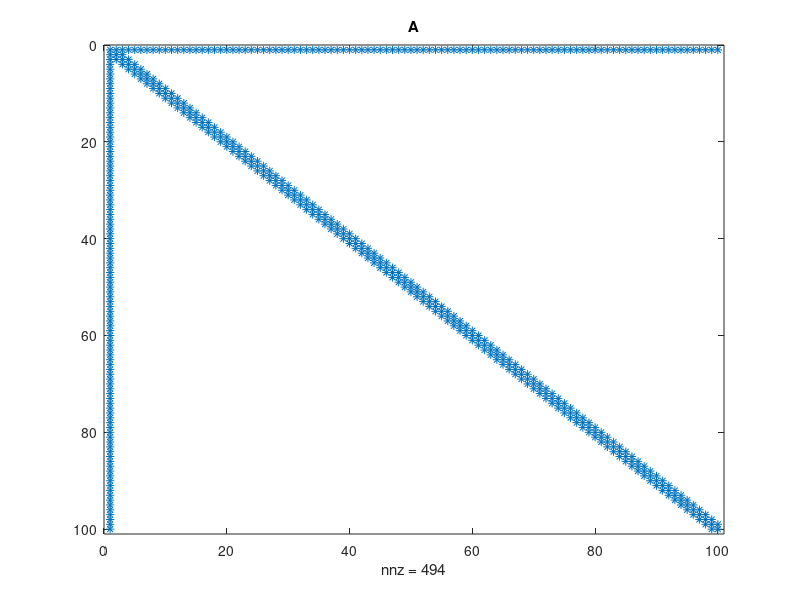
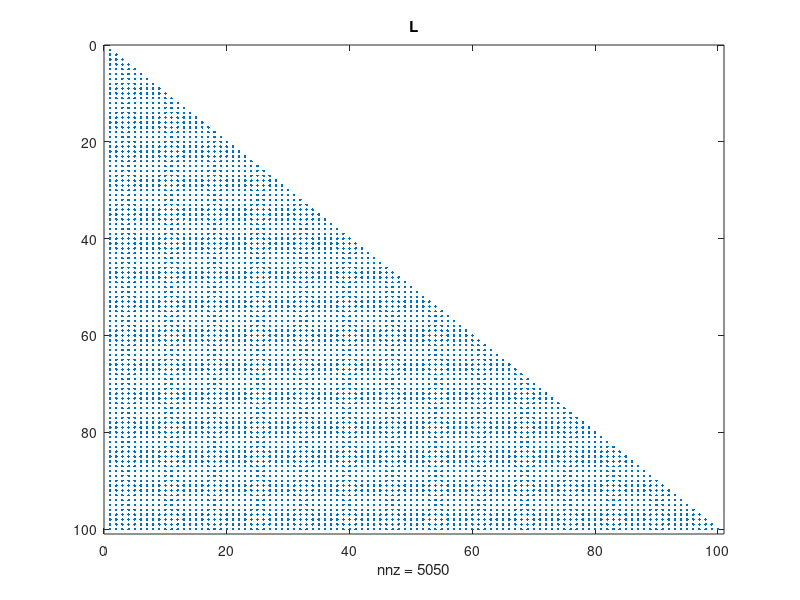
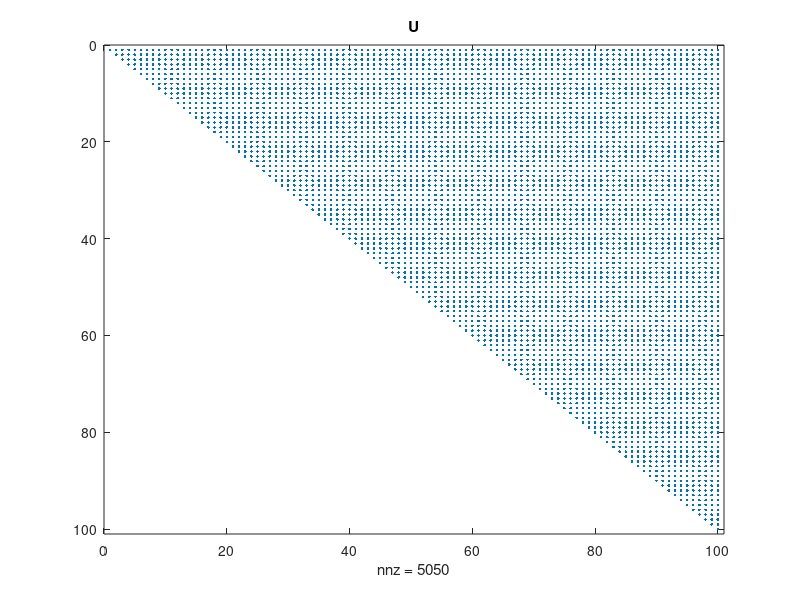
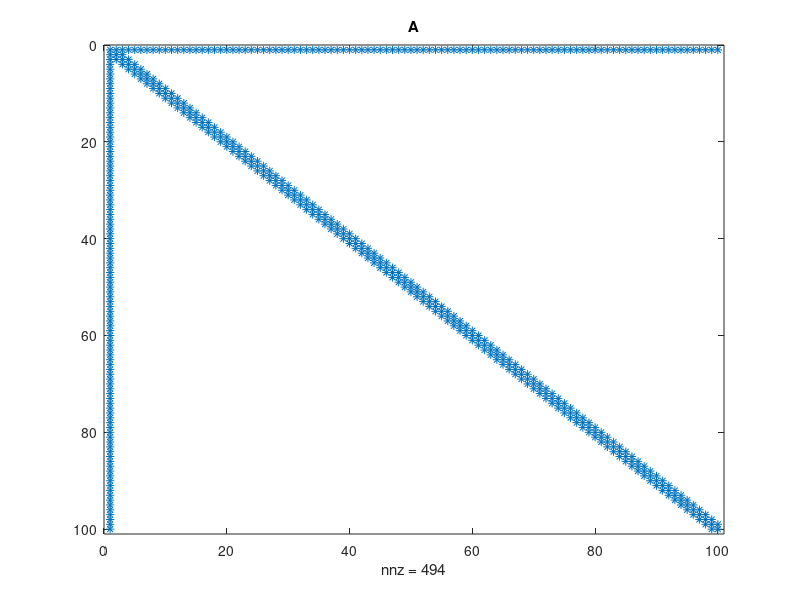

Here is the MATLAB script that generated these plots, in order:
clear
clc

% Utilizzare opportunamente i comandi Matlab ones e diag per costruire una
% matrice A ∈ Rn×n con n = 20 tale che, a1,i = 1 e ai,1 = 1 per 
% i = 1, . . . , n, aii = 4 per i = 2, . . . , n ed infine ai,i+1 = −1 e
% ai+1,i = −1 per i = 2, . . . , n − 1. Tutti gli altri coefficienti di A
% sono nulli. Tale matrice si dice sparsa poiché il numero degli elementi
% non-nulli di A è O(n)  n2, dunque molto elevato. Per visualizzare la 
% posizione degli elementi non nulli di A si utilizzi il comando spy.
% Calcolare inoltre la fattorizzazione LU di A. Utilizzare il comando spy 
% per determinare se le matrici L ed U siano o meno sparse. A vostro 
% parere, le caratteristiche di sparsità dei fattori L e U sono 
% vantaggiose o svantaggiose?

n = 100;

A = zeros(n, n);
for i = 1:n
    A(1, i) = 1;
    A(i, 1) = 1;
end

for i = 2:n
    A(i, i) = 4; 
end

for i = 2:n-1
    A(i, i+1) = -1;
    A(i+1, i) = -1;
end

[L, U, P] = lu(A);
figure
spy(A);
title("A");
figure
spy(L);
title("L");
figure
spy(U);
title("U");

A_sparse = sparse(A);
L_sparse = sparse(L);
U_sparse = sparse(U);

% usa whos per vedere lo spazio occupato

% Q: pivoting per colonne
[L, U, P, Q] = lu(A_sparse);

%% Plotta con A sparse, molto meno spazio occupato
figure
spy(A);
title("A");
figure
spy(L);
title("L");
figure
spy(U);
title("U");
